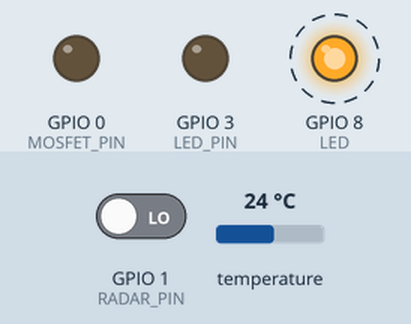
Simulated run of this sketch. Board: ESP32-C3. On the bench: output pins drawn as LEDs (lit = HIGH). Dashed ring = blinking. The inputs (shaded band) are chosen by the test bench; at power-on: GPIO 1 (RADAR_PIN) LOW, temperature 24 °C. WiFi joins after 1.5 s; servers stay silent unless stated; the local clock reads 2024-03-15 10:24:30 at power-on unless the sketch sets it; what the sketch prints to the serial monitor is not drawn.

Above: at 8.7 s.
8.8 s: GPIO 1 (RADAR_PIN) driven HIGH
At 11.2 s:
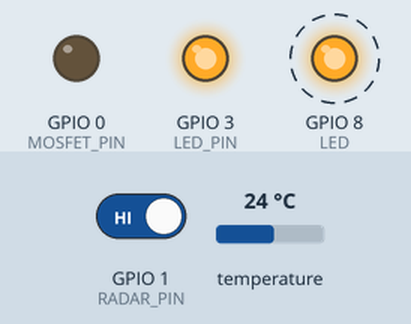
11.8 s: GPIO 1 (RADAR_PIN) driven LOW
At 14.3 s:
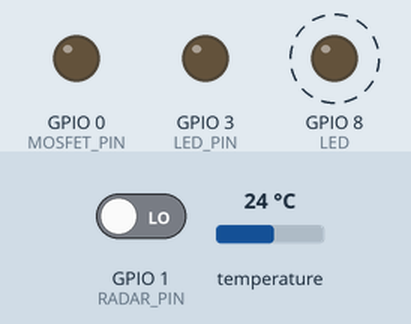
Timing chart, 0 to 20.8 s (numbered marks = the images above; inputs shaded):
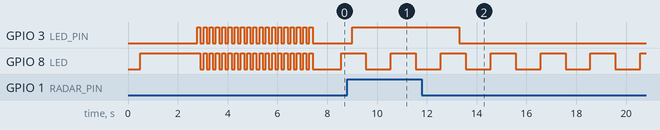

Measured:
- after the input at 8.8 s, GPIO 3 (LED_PIN): LOW → HIGH after 0.20 s
- after the input at 11.8 s, GPIO 3 (LED_PIN): HIGH → LOW after 1.5 s
- by itself, GPIO 8 (LED): alternates HIGH for 1.0 s and LOW for 1.0 s

The sketch:

ESP32-C3_LD2410C_Security_Light.ino
```cpp
//////////////////////////////////////
//    ESP32-C3 LD2410C Security Light
//    Version:  1.0
//    October 2026
//////////////////////////////////////


#include <WiFi.h>
#include <WiFiUdp.h>
#include <ArduinoOTA.h>
#include <time.h>
#include <math.h>
#include <OneWire.h>
#include <DallasTemperature.h>


// --- Configuration ---
const char* ssid     = "XXXXXXXX";
const char* password = "XXXXXXXX";
const char* hostName = "esp32-C3_ld2410C_SecurityLight_V1";
bool cpu = false;
// --- Syslog Configuration ---
const char* SYSLOG_HOST = "192.168.XXX.XXX";
const uint16_t SYSLOG_PORT = 514;
WiFiUDP syslogUdp;

int dawn = 0;
int dusk = 0;
int timeInMinutes = 0;
struct tm timeinfo;
#define MIDNIGHT 1440
bool systemOnline = false;


// --- Warwick, UK Location Data ---
const float WARWICK_LAT = 52.2815;
const float WARWICK_LON = -1.5816;
#define TZ_INFO "GMT0BST,M3.5.0/1,M10.5.0/2"


// --- Pin Definitions ---
const uint8_t RADAR_PIN     =    1;    //  ESP32-C3                           // 4;      // GPIO4 (D2 on NodeMCU) - Interrupt pin
const uint8_t LED_PIN       =    3;    //  ESP32-C3                           // 5;      // GPIO5 (D1 on NodeMCU) - Indicator LED
const uint8_t MOSFET_PIN    =    0;    //  ESP32-C3                           // 13;     // GPIO13 (D7 on NodeMCU) - MOSFET Driver
const uint8_t ONE_WIRE_PIN  =   10;
const uint8_t RX_PIN    =       20;
const uint8_t TX_PIN    =       21;
const uint8_t LED =      8;
const uint8_t MOSFET_LED  =      5;

/// --- DALLAS 18B20 -------
OneWire oneWire(ONE_WIRE_PIN);
DallasTemperature temperatureSensor(&oneWire);
float temperature = 0.0;


// --- Timing Variables ---
const uint32_t DELAY_INTERVAL     = 3 * 60 * 1000;    // 3 minutes output hold
const uint32_t STATUS_INTERVAL    = 10  * 60 * 1000;  // 10 minutes status print
const uint32_t CHECK_WIFI_INTERVAL = 30 * 1000;       // Check WiFi every 30 seconds
const uint32_t DEBOUNCE_THRESHOLD = 200;              // Target must be present for 200ms
const uint32_t LED_HOLD_INTERVAL  = 1500;             // Stabilise LED by keeping it on for 1.5s after clear

volatile uint32_t firstDetectionTime = 0;
volatile uint32_t lastDetectionTime = 0;
volatile bool pinHighState = false;
bool motionDetected = false;
uint32_t lastStatusTime = 0;
uint32_t lastWiFiCheckTime = 0;
unsigned long doCPU = 500;

// --- ISR (Interrupt Service Routine) ---
void IRAM_ATTR handleRadarInterrupt() {
  if (digitalRead(RADAR_PIN) == HIGH) {
    if (!pinHighState) {
      pinHighState = true;
      firstDetectionTime = millis();
    }
  } else {
    pinHighState = false;
  }
}

// --- Helper: Core Syslog Transmission Engine ---
void logToSyslog(uint8_t severity, const String& message)
{
  String severityLevel[9] = {"EMERGENCY","ALERT","CRITICAL","ERROR","WARNING","NOTIFICATION","INFO","DEBUG","TELEMETRY" };
  if (WiFi.status() != WL_CONNECTED) {
    return;
  }
  uint8_t pri = severity;
  syslogUdp.beginPacket(SYSLOG_HOST, SYSLOG_PORT);
  syslogUdp.printf("[ %s ] %s: %s", severityLevel[pri], hostName, message.c_str());
  syslogUdp.endPacket();
}

// --- Dynamic Offline Sunrise/Sunset Calculator Engine ---
int calculateSolarMinutes(int year, int month, int day, bool isSunset) {


/**
 * Calculates Sunrise or Sunset time in minutes from midnight for Warwick, UK.
 * Includes automatic Daylight Saving Time (BST) adjustment.
 *
 * @param year        The calendar year (e.g. 2026)
 * @param month       The month (1 to 12)
 * @param day         The day of the month (1 to 31)
 * @param isSunset    Set to true for SUNSET, false for SUNRISE
 * @return            Time in minutes from midnight (0 = midnight)
 */

    // 1. Hardcoded coordinates for Warwick, Warwickshire, England
    const double latitude = 52.2835;
    const double longitude = -1.5892; // West is negative

    // 2. Standard Zeniths for Sunrise/Sunset calculations
    const double zenith = 90.83333333333333;

    // 3. Calculate Day of the Year
    int N1 = floor(275 * month / 9);
    int N2 = floor((month + 9) / 12);
    int N3 = (1 + floor((year - 4 * floor(year / 4) + 2) / 3));
    int N = N1 - (N2 * N3) + day - 30;

    // 4. Convert longitude to hour value and estimate an approximate time
    double lngHour = longitude / 15.0;
    double t = N + ((isSunset ? 18.0 : 6.0) - lngHour) / 24.0;

    // 5. Calculate Sun's Mean Anomaly (M)
    double M = (0.9856 * t) - 3.289;

    // 6. Calculate Sun's True Longitude (L)
    double L = M + (1.916 * sin(M * DEG_TO_RAD)) + (0.020 * sin(2 * M * DEG_TO_RAD)) + 282.634;
    L = fmod(L + 360.0, 360.0);

    // 7. Calculate Sun's Right Ascension (RA)
    double RA = atan(0.91764 * tan(L * DEG_TO_RAD)) * RAD_TO_DEG;
    RA = fmod(RA + 360.0, 360.0);

    // Adjust Right Ascension quadrant
    double Lquadrant  = (floor(L / 90.0)) * 90.0;
    double RAquadrant = (floor(RA / 90.0)) * 90.0;
    RA = RA + (Lquadrant - RAquadrant);
    RA = RA / 15.0; // Convert to hours

    // 8. Calculate Sun's Declination (sinDec and cosDec)
    double sinDec = 0.39782 * sin(L * DEG_TO_RAD);
    double cosDec = cos(asin(sinDec));

    // 9. Calculate Local Hour Angle (H)
    double cosH = (cos(zenith * DEG_TO_RAD) - (sinDec * sin(latitude * DEG_TO_RAD))) / (cosDec * cos(latitude * DEG_TO_RAD));

    // Return early if there is no sunrise/sunset (polar regions - rare but good for safety)
    if (cosH > 1) return -1;  // Sun stays down
    if (cosH < -1) return -1; // Sun stays up

    // 10. Calculate local hour angle (H) in hours
    double H = isSunset ? acos(cosH) * RAD_TO_DEG : 360.0 - acos(cosH) * RAD_TO_DEG;
    H = H / 15.0;

    // 11. Calculate local Mean Time of event (T) in UTC hours
    double T = H + RA - (0.06571 * t) - 6.622;
    double UT = T - lngHour;
    UT = fmod(UT + 24.0, 24.0); // Final UTC Time in decimal hours

    // Convert to absolute UTC minutes from midnight
    int minutesFromMidnightUTC = round(UT * 60.0);

    // 12. Calculate British Summer Time (DST) rules dynamically
    // UK DST begins last Sunday of March, ends last Sunday of October
    bool isDST = false;

    if (month > 3 && month < 10) {
        isDST = true;
    } else if (month == 3) {
        // Last Sunday in March helper calculation
        int lastSundayMarch = 31 - ((5 + (int)(year * 5 / 4)) % 7);
        if (day >= lastSundayMarch) isDST = true;
    } else if (month == 10) {
        // Last Sunday in October helper calculation
        int lastSundayOctober = 31 - ((2 + (int)(year * 5 / 4)) % 7);
        if (day < lastSundayOctober) isDST = true;
    }

    // Apply standard UK offset: GMT = UTC+0, BST = UTC+1 hour (+60 minutes)
    int localMinutesFromMidnight = minutesFromMidnightUTC + (isDST ? 60 : 0);

    // Ensure the edge calculation handles rollover wraps beautifully
    return fmod(localMinutesFromMidnight + 1440, 1440);
}
// --- Helper: Verify Nighttime Window ---

void flashLed(){
cpu = !cpu;
digitalWrite(LED,cpu);

}

bool isNightTime() {


  dawn = calculateSolarMinutes(timeinfo.tm_year + 1900, timeinfo.tm_mon + 1, timeinfo.tm_mday, false);
  dusk  = calculateSolarMinutes(timeinfo.tm_year + 1900, timeinfo.tm_mon + 1, timeinfo.tm_mday, true);
  localTime();
   return (timeInMinutes >= dusk && timeInMinutes <= MIDNIGHT);
}

// --- Helper Function: Print System Status ---
void printSystemStatus() {

  uint32_t currentMillis = millis();
  uint32_t totalSeconds = currentMillis / 1000;
  uint32_t seconds = totalSeconds % 60;
  uint32_t totalMinutes = totalSeconds / 60;
  uint32_t minutes = totalMinutes % 60;
  uint32_t totalHours = totalMinutes / 60;
  uint32_t hours = totalHours % 24;
  uint32_t days = totalHours / 24;

  char timeString[64];
  strftime(timeString, sizeof(timeString), "%Y-%m-%d %H:%M:%S %Z", &timeinfo);

  Serial.println("\n=== Periodic Status Report ===");
  Serial.printf("Current Local Time: %s\n", timeString);
  Serial.printf("Night Mode Gate Active: %s\n", isNightTime() ? "YES" : "NO");

  if (WiFi.status() == WL_CONNECTED) {
    Serial.printf("IP: %s\n", WiFi.localIP().toString().c_str());
    Serial.printf("BSSID (Router MAC): %s\n", WiFi.BSSIDstr().c_str());
    Serial.printf("RSSI (Signal Strength): %d dBm\n", WiFi.RSSI());
    Serial.printf("SSID: %s \n", ssid);
  } else {
    Serial.println("WiFi Status: DISCONNECTED");
  }
  Serial.printf("System Uptime: %ud %uh %um %us\n", days, hours, minutes, seconds);
  Serial.println("==============================");

  String logPayload = "UPTIME: " + String(days) + "d " + String(hours) + "h " + String(minutes) + "m " + String(seconds) + "s";
  logPayload += " | IP: " + WiFi.localIP().toString();
  logPayload += " | BSSID: " + WiFi.BSSIDstr();
  logPayload += " | RSSI: " + String(WiFi.RSSI()) + "dBm";
  logPayload += " | TEMPERATURE: " + String(temperature) + "°C";
  logPayload += " | NIGHTMODE: " + String(isNightTime() ? "Active" : "Inactive");
  logPayload += " | TIME IN MINUTES:" + String(timeInMinutes);
  logPayload += " | SUNSET:" + String(dusk);
  logPayload += " | SUNRISE:" + String(dawn);
  logPayload += " | DAYLIGHT SAVINGS: " + String(timeinfo.tm_isdst ? "Active" : "Inactive");

  logToSyslog(8, logPayload);
}


void setup() {
  Serial.begin(115200);
  delay(500);

  Serial.println("\nStarting ESP32-C3 Radar Controller...");

  pinMode(RADAR_PIN, INPUT);
  pinMode(LED_PIN, OUTPUT);
  pinMode(MOSFET_PIN, OUTPUT);
  pinMode(LED, OUTPUT);

  digitalWrite(LED_PIN, LOW);
  digitalWrite(MOSFET_PIN, LOW);
  digitalWrite(LED, HIGH);


  initWiFi();

  ArduinoOTA.setHostname(hostName);
  ArduinoOTA.begin();


  temperatureSensor.begin();
  dallas();

  attachInterrupt(digitalPinToInterrupt(RADAR_PIN), handleRadarInterrupt, CHANGE);
  ledTest(20);

  Serial.println("\nESP32-C3 Radar Controller Ready");
  isNightTime();
  printSystemStatus();
  lastStatusTime = millis();
  lastWiFiCheckTime = millis();
  doCPU = millis();

}

void loop() {
  ArduinoOTA.handle();
  localTime();
  bool currentPinState = (digitalRead(RADAR_PIN) == HIGH);

if( (millis() - doCPU ) > 1000 )
{
  flashLed();
  doCPU = millis();
}

  // --- Debounce & Filtering Logic ---
  if (currentPinState) {
    if (!pinHighState) {
      pinHighState = true;
      firstDetectionTime = millis();
    }

    if (fmod(millis() - firstDetectionTime, 4294967295.0) >= DEBOUNCE_THRESHOLD) {
      if (!motionDetected) {
        logToSyslog(1, "Presence detected inside zone. Activating LEDS");
      }
      motionDetected = true;
      lastDetectionTime = millis();
    }
  } else {
    pinHighState = false;
  }


  // --- Indicator LED Control with Off-Delay Filter ---
  if (motionDetected && (millis() - lastDetectionTime < LED_HOLD_INTERVAL || currentPinState)) {
    // Keep LED solidly active during tracking or during the brief 1.5-second smoothing buffer
    digitalWrite(LED_PIN, HIGH);
    //digitalWrite(LED, LOW);
  } else {
    // Turn off safely after target clears and the smoothing window expires
    digitalWrite(LED_PIN, LOW);
    //digitalWrite(LED, HIGH);
  }

  // --- MOSFET Load Control ---
  if (motionDetected) {


    if (isNightTime() && systemOnline ) {
      digitalWrite(MOSFET_PIN, HIGH);
    }


    if(!systemOnline) {   // no wifi, no NTP or incorrect local Time
      digitalWrite(MOSFET_PIN, HIGH);
    }


    // Turn off MOSFET strictly when the 3-minute timeout has completely elapsed
    if ((millis() - lastDetectionTime >= DELAY_INTERVAL) && !currentPinState) {
      digitalWrite(MOSFET_PIN, LOW);
      motionDetected = false;
      Serial.println("Timeout reached. Sensor clear. MOSFET turned OFF.");
      logToSyslog(1, "Timeout interval reached, detection zone CLEAR. MOSFET turned OFF.");
    }
  }

  // --- Non-blocking WiFi Health Check ---
  if (millis() - lastWiFiCheckTime >= CHECK_WIFI_INTERVAL) {
        maintainWiFi();
    lastWiFiCheckTime = millis();

  }

  // --- Non-blocking 60 -Minute Status ---
  if (millis() - lastStatusTime >= STATUS_INTERVAL) {
    printSystemStatus();
    lastStatusTime = millis();
  }
}
float dallas()  {
   temperatureSensor.requestTemperatures();
    temperature = temperatureSensor.getTempCByIndex(0);
  return temperature;
}


void ledTest(int num )  {

for(int x=1; x < num; ++x)  {

  digitalWrite(LED, HIGH);
  digitalWrite(LED_PIN, HIGH);


      delay(125);

  digitalWrite(LED, LOW);
  digitalWrite(LED_PIN, LOW);


  delay(125);
}
   digitalWrite(MOSFET_PIN, LOW);
}

int localTime()
{

  if (!getLocalTime(&timeinfo)) {
    logToSyslog(3, "Failed to obtain time");
    return 0;
  }


  timeInMinutes = (timeinfo.tm_hour * 60 ) + timeinfo.tm_min;
  return timeInMinutes;

}
// --- Helper Function: Non-blocking WiFi Health Check ---
void maintainWiFi() {
   if(WiFi.status() != WL_CONNECTED ){
        WiFi.reconnect();
   }

}

void initWiFi() {

WiFi.mode(WIFI_STA);

  WiFi.begin(ssid,password);

  Serial.print("Connecting to WiFi");

  uint32_t startAttemptTime = millis();

  while (WiFi.status() != WL_CONNECTED && millis() - startAttemptTime < 45000) {
    delay(500);
    Serial.print(".");
  }

  if (WiFi.status() == WL_CONNECTED) {
      Serial.println("\nWiFi connected.");

     // NTP
    configTzTime( TZ_INFO, "uk.pool.ntp.org","pool.ntp.org","time.nist.gov" );
    Serial.println("Synchronising time with NTP server...");
    logToSyslog(6, "System online.");
    systemOnline = true;
  } else {
    Serial.println("\nWiFi connection timed out. Booting in offline fallback mode.");
    systemOnline = true;
  }


}
```
